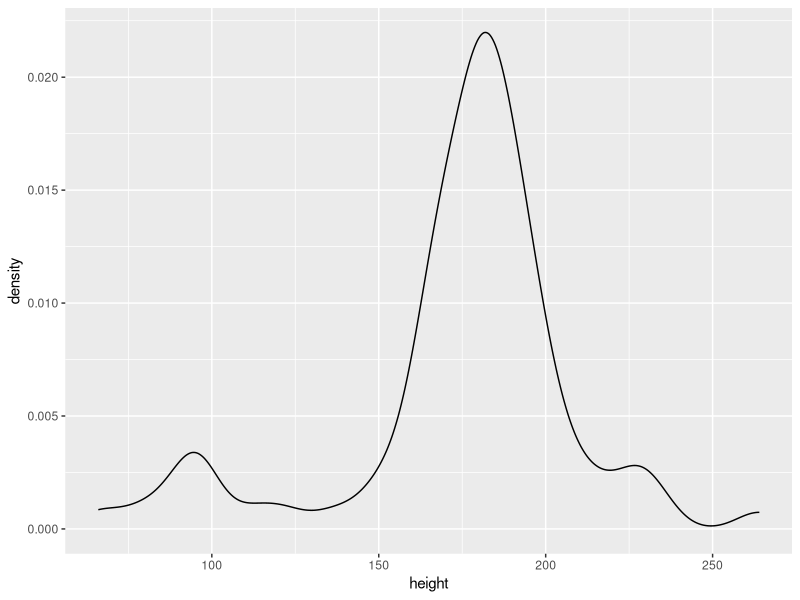
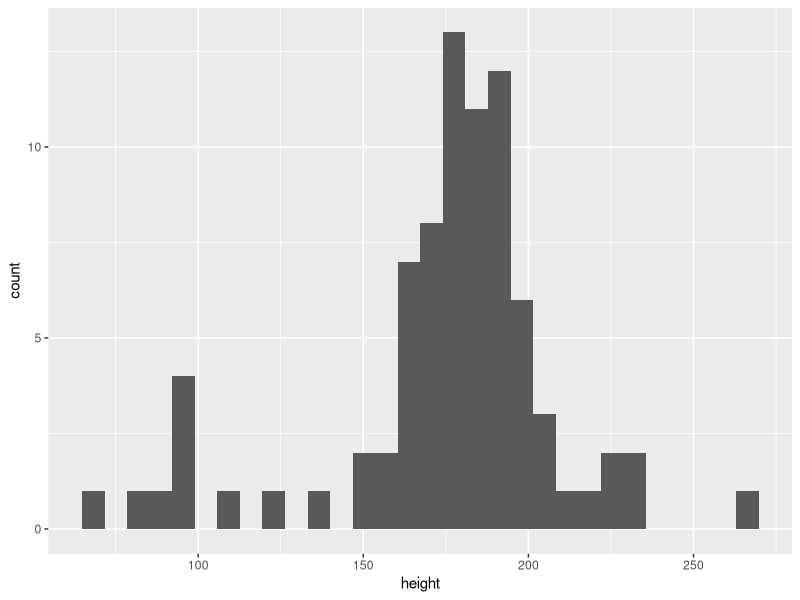
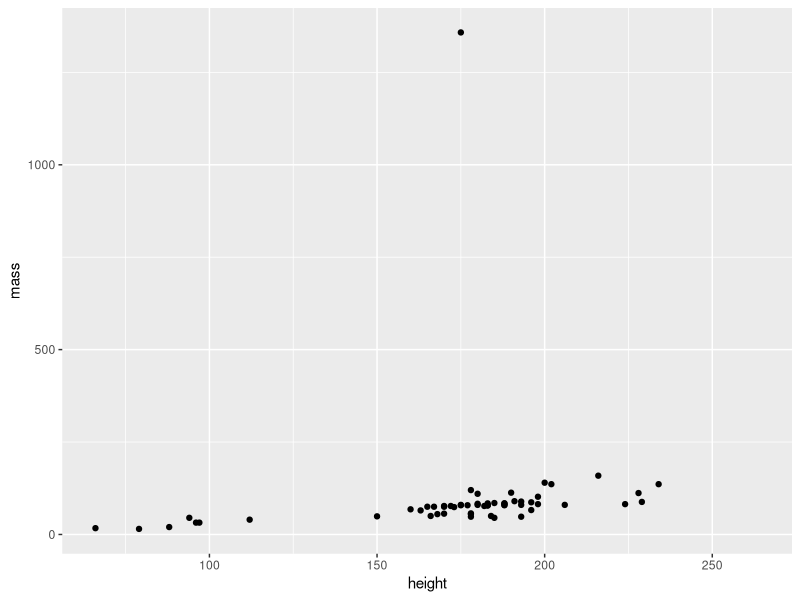

Reproduce these figures in R, in order.
## ---- chunk 1
if (!require(tidyverse)) install.packages('tidyverse')
library(tidyverse)

library(knitr)
knitr::opts_chunk$set(echo = TRUE)
## ---- chunk 2
starwars %>% 
  ggplot(aes(x = height)) +
  geom_density()
## ---- chunk 3
starwars
## ---- chunk 4
starwars %>% 
  select(name, height, sex, homeworld)
## ---- chunk 5

## ---- chunk 6
starwars %>% 
  filter(sex == "female")
## ---- chunk 7
starwars %>% 
  filter(sex == "female",
         height > 172)
## ---- chunk 8
starwars %>% 
  ggplot(aes(x = height)) +
  geom_histogram()
## ---- chunk 9
starwars %>% 
  ggplot(aes(x = height, y = mass)) +
  geom_point()
